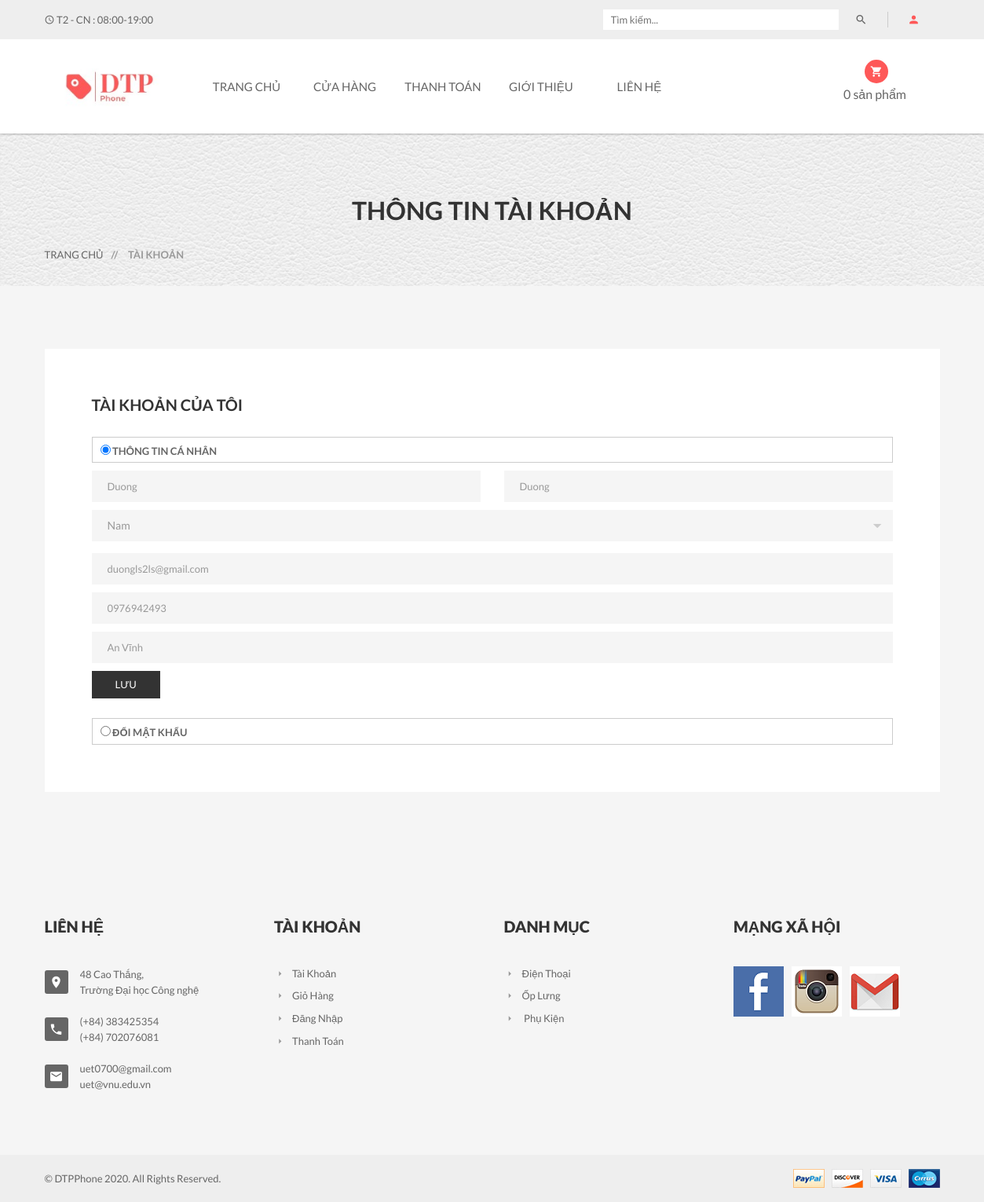
The page /?act=taikhoan&xuli=account (signed in) on the database its author committed.
### tables this page shows
CREATE TABLE `nguoidung` (
  `MaND` int(11) NOT NULL,
  `Ho` varchar(20) NOT NULL,
  `Ten` varchar(20) NOT NULL,
  `GioiTinh` varchar(10) NOT NULL,
  `SDT` varchar(20) DEFAULT NULL,
  `Email` varchar(50) NOT NULL,
  `DiaChi` varchar(200) NOT NULL,
  `TaiKhoan` varchar(100) NOT NULL,
  `MatKhau` varchar(100) NOT NULL,
  `MaQuyen` int(11) NOT NULL,
  `TrangThai` int(11) NOT NULL
);

CREATE TABLE `danhmuc` (
  `MaDM` int(11) NOT NULL,
  `TenDM` varchar(255) DEFAULT NULL
);

### Controllers/LoginController.php (called while the page is built, shortened)
<?php
require_once("Models/login.php");
class LoginController
{
    var $login_model;
    public function __construct()
    {
        $this->login_model = new Login();
    }
    function account()
    {
        $data_danhmuc = $this->login_model->danhmuc();
        $data = $this->login_model->account();
        require_once('Views/index.php');
    }
}

### Models/connection.php (called while the page is built, shortened)
<?php
    class connection{
        function __construct()
        {
            $severname ="localhost";
            $username ="root";
            $password ="";
            $db_name ="shopphone";
            $this->conn = new mysqli($severname,$username,$password,$db_name);
        }
    }
?>

### Models/login.php (called while the page is built, shortened)
<?php
require_once("model.php");
class Login extends Model
{
    var $conn;
    function __construct()
    {
        $conn_obj = new Connection();
        $this->conn = $conn_obj->conn;
    }
    function account()
    {
        $id = $_SESSION['login']['MaND'];
        return $this->conn->query("SELECT * from NguoiDung where MaND = $id")->fetch_assoc();
    }
}

### Models/model.php (called while the page is built, shortened)
<?php
require_once("connection.php");
class model
{
    function danhmuc()
    {
        $query =  "SELECT * from DanhMuc ";
        require("result.php");
        return $data;
    }
    function chitietdanhmuc($id)
    {
        $query =  "SELECT d.TenDM as Ten, l.* FROM danhmuc as d, loaisanpham as l WHERE d.MaDM = l.MaDM and d.MaDM = $id";
        require("result.php");
        return $data;
    }
}

### Models/result.php (called while the page is built, shortened)
<?php
$result = $this->conn->query($query);
$data = array();
while ($row = $result->fetch_assoc()) {
    $data[] = $row;
}
?>

### Views/login/my-account.php (the view, shortened to what this page needs)
<div class="pages-title section-padding">
	<div class="container">
		<div class="row">
			<div class="col-xs-12">
				<div class="pages-title-text text-center">
					<h2>Thông tin tài khoản</h2>
					<ul class="text-left">
						<li><a href="index.php?act=home">Trang chủ</a></li>
						<li><span> // </span>Tài khoản</li>
					</ul>
				</div>
			</div>
		</div>
	</div>
</div>
<section class="pages my-account-page section-padding">
	<div class="container">
		<div class="row">
			<div class="col-xs-12 col-sm-12">
				<div class="padding60">
					<div class="log-title">
						<h3><strong>Tài khoản của tôi</strong></h3>
					</div>
					<div class="prament-area main-input" id="doitk">
						<ul class="panel-group" id="accordion">
							<li class="panel">
								<div class="account-title" data-toggle="collapse" data-parent="#accordion" data-target="#collapse1">
									<label>
										<input type="radio" checked value="forever" name="rememberme" />
										Thông tin cá nhân
									</label>
								</div>
								<div id="collapse1" class="panel-collapse collapse in">
									<div class="single-log-info">
										<div class="bulling-title">
											<div class="custom-input">
												<form action="?act=taikhoan&xuli=update" method="post">
													<div class="row">
														<div class="col-md-6">
															<input type="text" name="Ho" placeholder="Họ.." required value="<?= $data['Ho'] ?>" />
														</div>
														<div class="col-md-6">
															<input type="text" name="Ten" placeholder="Tên.." required value="<?= $data['Ten'] ?>" />
														</div>
													</div>
													<div class="custom-select">
														<select class="form-control" name="GioiTinh" title="Giới tính">
															<option <?= ($data['GioiTinh'] == 'Nam') ? 'selected' : '' ?> value="Nam"> Nam</option>
														</select>
													</div>
													<input type="email" name="Email" placeholder="Địa chỉ Email.." required value="<?= $data['Email'] ?>" />
													<input type="text" name="SĐT" placeholder="Số điện thoại.." required pattern="[0-9]+" minlength="10" value="<?= $data['SDT'] ?>" />
													<input type="text" name="DiaChi" placeholder="Địa chỉ.." required value="<?= $data['DiaChi'] ?>" />
													<div class="submit-text">
														<button type="submit_tt">Lưu</button>
													</div>
												</form>
											</div>
										</div>
									</div>
							</li>
							<li class="panel">
								<div class="account-title" data-toggle="collapse" data-parent="#accordion" data-target="#collapse4">
									<label>
										<input type="radio" value="forever" name="rememberme" />
										Đổi mật khẩu
									</label>
								</div>
							</li>
						</ul>
					</div>
				</div>
			</div>
		</div>
	</div>
</section>

### Views/header_footer/footer.php
<footer class="footer-two">
    <div class="footer-top section-padding">
        <div class="footer-dsc">
            <div class="container">
                <div class="row">
                    <div class="col-xs-12 col-sm-6 col-md-3">
                        <div class="single-text">
                            <div class="footer-title">
                                <h4>Liên hệ</h4>
                            </div>
                            <div class="footer-text">
                                <ul>
                                    <li>
                                        <i class="mdi mdi-map-marker"></i>
                                        <p>48 Cao Thắng,</p>
                                        <p>Trường Đại học Công nghệ</p>
                                    </li>
                                    <li>
                                        <i class="mdi mdi-phone"></i>
                                        <p>(+84) 383425354</p>
                                        <p>(+84) 702076081</p>
                                    </li>
                                    <li>
                                        <i class="mdi mdi-email"></i>
                                        <p>uet0700@gmail.com</p>
                                        <p>uet@vnu.edu.vn</p>
                                    </li>
                                </ul>
                            </div>
                        </div>
                    </div>
                    <div class="col-xs-6 col-sm-3 col-md-3 wide-mobile">
                        <div class="single-text">
                            <div class="footer-title">
                                <h4>Tài khoản</h4>
                            </div>
                            <div class="footer-menu">
                                <ul>
                                    <li><a href="?act=taikhoan&xuli=account"><i class="mdi mdi-menu-right"></i>Tài khoản</a></li>
                                    <li><a href="?act=cart"><i class="mdi mdi-menu-right"></i>Giỏ Hàng</a></li>
                                    <li><a href="?act=taikhoan"><i class="mdi mdi-menu-right"></i>Đăng Nhập</a></li>
                                    <li><a href="?act=checkout"><i class="mdi mdi-menu-right"></i>Thanh Toán</a></li>
                                </ul>
                            </div>
                        </div>
                    </div>
                    <div class="col-xs-6 col-sm-3 col-md-3 wide-mobile">
                        <div class="single-text">
                            <div class="footer-title">
                                <h4>Danh mục</h4>
                            </div>
                            <div class="footer-menu">
                                <ul>
                                    <?php foreach ($data_danhmuc as $row) { ?>
                                    <li><a href="?act=shop&sp=<?=$row['MaDM']?>"><i class="mdi mdi-menu-right"></i><?=$row['TenDM']?></a></li>
                                    <?php  } ?>
                                </ul>
                            </div>
                        </div>
                    </div>
                    <div class="col-xs-12 col-sm-12 col-md-3 r-margin-top wide-mobile">
                        <div class="single-text">
                            <div class="footer-title">
                                <h4>Mạng xã hội</h4>
                            </div>
                            <div class="clearfix instagram">
                                <ul>
                                    <li><a href="#"><img src="public/img/footer/in1.png" alt="Instagram" /></a></li>
                                    <li><a href="#"><img src="public/img/footer/in2.png" alt="Instagram" /></a></li>
                                    <li><a href="#"><img src="public/img/footer/in3.png" alt="Instagram" /></a></li>
                                </ul>
                            </div>
                        </div>
                    </div>
                </div>
            </div>
        </div>
    </div>
    <div class="footer-bottom">
        <div class="container">
            <div class="row">
                <div class="col-xs-12 col-sm-6">
                    <p>&copy; DTPPhone 2020. All Rights Reserved.</p>
                </div>
                <div class="col-xs-12 col-sm-6 text-right">
                    <a href="https://www.nganluong.vn/vn/home.html" target="_blank"><img src="public/img/footer/payment.png" alt="" /></a>
                </div>
            </div>
        </div>
    </div>
</footer>

### rows shown on the page
nguoidung: Ho "Duong", Ten "Duong", GioiTinh "Nam", Email "duongls2ls@gmail.com", SĐT "0976942493", DiaChi "An Vĩnh"
danhmuc: TenDM "Điện Thoại"
danhmuc: TenDM "Ốp Lưng"
danhmuc: TenDM "Phụ Kiện"

### other values the page prints
$soluong "0"
